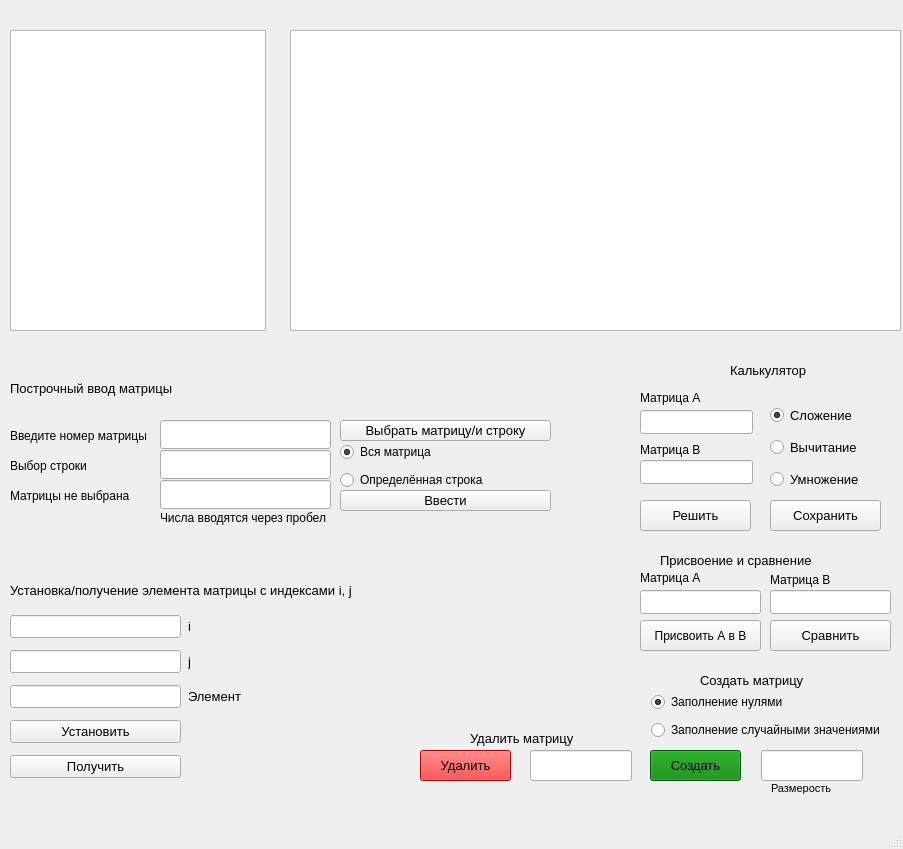
<?xml version="1.0" encoding="UTF-8"?>
<ui version="4.0">
 <class>MainWindow</class>
 <widget class="QMainWindow" name="MainWindow">
  <property name="enabled">
   <bool>true</bool>
  </property>
  <property name="geometry">
   <rect>
    <x>0</x>
    <y>0</y>
    <width>903</width>
    <height>849</height>
   </rect>
  </property>
  <property name="sizePolicy">
   <sizepolicy hsizetype="Preferred" vsizetype="Preferred">
    <horstretch>0</horstretch>
    <verstretch>0</verstretch>
   </sizepolicy>
  </property>
  <property name="windowTitle">
   <string>MainWindow</string>
  </property>
  <widget class="QWidget" name="centralwidget">
   <widget class="QTextEdit" name="textEdit">
    <property name="geometry">
     <rect>
      <x>290</x>
      <y>30</y>
      <width>611</width>
      <height>301</height>
     </rect>
    </property>
    <property name="font">
     <font>
      <pointsize>20</pointsize>
     </font>
    </property>
    <property name="layoutDirection">
     <enum>Qt::LeftToRight</enum>
    </property>
    <property name="frameShadow">
     <enum>QFrame::Plain</enum>
    </property>
    <property name="midLineWidth">
     <number>0</number>
    </property>
    <property name="verticalScrollBarPolicy">
     <enum>Qt::ScrollBarAsNeeded</enum>
    </property>
    <property name="horizontalScrollBarPolicy">
     <enum>Qt::ScrollBarAsNeeded</enum>
    </property>
    <property name="sizeAdjustPolicy">
     <enum>QAbstractScrollArea::AdjustIgnored</enum>
    </property>
    <property name="lineWrapMode">
     <enum>QTextEdit::NoWrap</enum>
    </property>
    <property name="readOnly">
     <bool>true</bool>
    </property>
    <property name="cursorWidth">
     <number>1</number>
    </property>
   </widget>
   <widget class="QListWidget" name="listWidget">
    <property name="geometry">
     <rect>
      <x>10</x>
      <y>30</y>
      <width>256</width>
      <height>301</height>
     </rect>
    </property>
    <property name="font">
     <font>
      <pointsize>14</pointsize>
     </font>
    </property>
   </widget>
   <widget class="QWidget" name="gridLayoutWidget_2">
    <property name="geometry">
     <rect>
      <x>10</x>
      <y>610</y>
      <width>231</width>
      <height>177</height>
     </rect>
    </property>
    <layout class="QGridLayout" name="gridLayout_3">
     <property name="topMargin">
      <number>0</number>
     </property>
     <property name="spacing">
      <number>7</number>
     </property>
     <item row="7" column="1">
      <widget class="QLineEdit" name="lineEdit_5">
       <property name="font">
        <font>
         <pointsize>10</pointsize>
        </font>
       </property>
      </widget>
     </item>
     <item row="3" column="2">
      <widget class="QLabel" name="label_4">
       <property name="font">
        <font>
         <pointsize>10</pointsize>
        </font>
       </property>
       <property name="layoutDirection">
        <enum>Qt::LeftToRight</enum>
       </property>
       <property name="text">
        <string>i</string>
       </property>
       <property name="alignment">
        <set>Qt::AlignLeading|Qt::AlignLeft|Qt::AlignVCenter</set>
       </property>
      </widget>
     </item>
     <item row="7" column="2">
      <widget class="QLabel" name="label_6">
       <property name="font">
        <font>
         <pointsize>10</pointsize>
        </font>
       </property>
       <property name="text">
        <string>Элемент</string>
       </property>
       <property name="alignment">
        <set>Qt::AlignLeading|Qt::AlignLeft|Qt::AlignVCenter</set>
       </property>
      </widget>
     </item>
     <item row="6" column="2">
      <widget class="QLabel" name="label_5">
       <property name="font">
        <font>
         <pointsize>10</pointsize>
        </font>
       </property>
       <property name="layoutDirection">
        <enum>Qt::LeftToRight</enum>
       </property>
       <property name="text">
        <string>j</string>
       </property>
       <property name="alignment">
        <set>Qt::AlignLeading|Qt::AlignLeft|Qt::AlignVCenter</set>
       </property>
      </widget>
     </item>
     <item row="6" column="1">
      <widget class="QLineEdit" name="lineEdit_4">
       <property name="font">
        <font>
         <pointsize>10</pointsize>
        </font>
       </property>
      </widget>
     </item>
     <item row="8" column="1">
      <widget class="QPushButton" name="pushButton_3">
       <property name="font">
        <font>
         <pointsize>10</pointsize>
        </font>
       </property>
       <property name="text">
        <string>Установить</string>
       </property>
      </widget>
     </item>
     <item row="9" column="1">
      <widget class="QPushButton" name="pushButton_4">
       <property name="font">
        <font>
         <pointsize>10</pointsize>
        </font>
       </property>
       <property name="text">
        <string>Получить</string>
       </property>
      </widget>
     </item>
     <item row="3" column="1">
      <widget class="QLineEdit" name="lineEdit_3">
       <property name="font">
        <font>
         <pointsize>10</pointsize>
        </font>
       </property>
      </widget>
     </item>
    </layout>
   </widget>
   <widget class="QLabel" name="label_3">
    <property name="geometry">
     <rect>
      <x>10</x>
      <y>580</y>
      <width>449</width>
      <height>21</height>
     </rect>
    </property>
    <property name="font">
     <font>
      <pointsize>10</pointsize>
     </font>
    </property>
    <property name="text">
     <string>Установка/получение элемента матрицы с индексами i, j</string>
    </property>
   </widget>
   <widget class="QLabel" name="label">
    <property name="geometry">
     <rect>
      <x>700</x>
      <y>670</y>
      <width>151</width>
      <height>20</height>
     </rect>
    </property>
    <property name="font">
     <font>
      <pointsize>10</pointsize>
     </font>
    </property>
    <property name="text">
     <string>Создать матрицу</string>
    </property>
   </widget>
   <widget class="QPushButton" name="pushButton_2">
    <property name="geometry">
     <rect>
      <x>650</x>
      <y>750</y>
      <width>91</width>
      <height>31</height>
     </rect>
    </property>
    <property name="font">
     <font>
      <pointsize>10</pointsize>
     </font>
    </property>
    <property name="autoFillBackground">
     <bool>false</bool>
    </property>
    <property name="styleSheet">
     <string notr="true">background-color: green</string>
    </property>
    <property name="text">
     <string>Создать</string>
    </property>
   </widget>
   <widget class="QLineEdit" name="lineEdit_2">
    <property name="geometry">
     <rect>
      <x>761</x>
      <y>750</y>
      <width>102</width>
      <height>31</height>
     </rect>
    </property>
   </widget>
   <widget class="QLabel" name="label_7">
    <property name="geometry">
     <rect>
      <x>10</x>
      <y>380</y>
      <width>211</width>
      <height>16</height>
     </rect>
    </property>
    <property name="font">
     <font>
      <pointsize>10</pointsize>
     </font>
    </property>
    <property name="text">
     <string>Построчный ввод матрицы</string>
    </property>
   </widget>
   <widget class="QLabel" name="label_8">
    <property name="geometry">
     <rect>
      <x>160</x>
      <y>510</y>
      <width>181</width>
      <height>16</height>
     </rect>
    </property>
    <property name="text">
     <string>Числа вводятся через пробел </string>
    </property>
   </widget>
   <widget class="QPushButton" name="pushButton">
    <property name="geometry">
     <rect>
      <x>340</x>
      <y>420</y>
      <width>211</width>
      <height>21</height>
     </rect>
    </property>
    <property name="font">
     <font>
      <pointsize>10</pointsize>
     </font>
    </property>
    <property name="text">
     <string>Выбрать матрицу/и строку</string>
    </property>
   </widget>
   <widget class="QPushButton" name="pushButton_5">
    <property name="geometry">
     <rect>
      <x>340</x>
      <y>490</y>
      <width>211</width>
      <height>21</height>
     </rect>
    </property>
    <property name="font">
     <font>
      <pointsize>10</pointsize>
     </font>
    </property>
    <property name="text">
     <string>Ввести</string>
    </property>
   </widget>
   <widget class="QLineEdit" name="lineEdit">
    <property name="geometry">
     <rect>
      <x>160</x>
      <y>420</y>
      <width>171</width>
      <height>29</height>
     </rect>
    </property>
    <property name="font">
     <font>
      <pointsize>10</pointsize>
     </font>
    </property>
    <property name="frame">
     <bool>true</bool>
    </property>
   </widget>
   <widget class="QLabel" name="label_11">
    <property name="geometry">
     <rect>
      <x>10</x>
      <y>420</y>
      <width>143</width>
      <height>31</height>
     </rect>
    </property>
    <property name="text">
     <string>Введите номер матрицы</string>
    </property>
   </widget>
   <widget class="QLineEdit" name="lineEdit_6">
    <property name="geometry">
     <rect>
      <x>160</x>
      <y>450</y>
      <width>171</width>
      <height>29</height>
     </rect>
    </property>
    <property name="font">
     <font>
      <pointsize>10</pointsize>
     </font>
    </property>
    <property name="text">
     <string/>
    </property>
   </widget>
   <widget class="QLabel" name="label_10">
    <property name="geometry">
     <rect>
      <x>10</x>
      <y>450</y>
      <width>97</width>
      <height>31</height>
     </rect>
    </property>
    <property name="text">
     <string>Выбор строки</string>
    </property>
   </widget>
   <widget class="QLineEdit" name="lineEdit_7">
    <property name="geometry">
     <rect>
      <x>160</x>
      <y>480</y>
      <width>171</width>
      <height>29</height>
     </rect>
    </property>
    <property name="font">
     <font>
      <pointsize>10</pointsize>
     </font>
    </property>
   </widget>
   <widget class="QLabel" name="label_9">
    <property name="geometry">
     <rect>
      <x>10</x>
      <y>480</y>
      <width>151</width>
      <height>31</height>
     </rect>
    </property>
    <property name="text">
     <string>Матрицы не выбрана</string>
    </property>
   </widget>
   <widget class="QLabel" name="label_2">
    <property name="geometry">
     <rect>
      <x>730</x>
      <y>360</y>
      <width>171</width>
      <height>21</height>
     </rect>
    </property>
    <property name="font">
     <font>
      <pointsize>10</pointsize>
     </font>
    </property>
    <property name="text">
     <string>Калькулятор</string>
    </property>
   </widget>
   <widget class="QPushButton" name="pushButton_6">
    <property name="geometry">
     <rect>
      <x>640</x>
      <y>500</y>
      <width>111</width>
      <height>31</height>
     </rect>
    </property>
    <property name="font">
     <font>
      <pointsize>10</pointsize>
     </font>
    </property>
    <property name="text">
     <string>Решить</string>
    </property>
   </widget>
   <widget class="QLabel" name="label_12">
    <property name="geometry">
     <rect>
      <x>470</x>
      <y>730</y>
      <width>141</width>
      <height>16</height>
     </rect>
    </property>
    <property name="font">
     <font>
      <pointsize>10</pointsize>
     </font>
    </property>
    <property name="text">
     <string>Удалить матрицу</string>
    </property>
   </widget>
   <widget class="QPushButton" name="pushButton_7">
    <property name="geometry">
     <rect>
      <x>420</x>
      <y>750</y>
      <width>91</width>
      <height>31</height>
     </rect>
    </property>
    <property name="font">
     <font>
      <pointsize>10</pointsize>
     </font>
    </property>
    <property name="autoFillBackground">
     <bool>false</bool>
    </property>
    <property name="styleSheet">
     <string notr="true">background-color: red</string>
    </property>
    <property name="text">
     <string>Удалить</string>
    </property>
   </widget>
   <widget class="QLineEdit" name="lineEdit_8">
    <property name="geometry">
     <rect>
      <x>530</x>
      <y>750</y>
      <width>102</width>
      <height>31</height>
     </rect>
    </property>
   </widget>
   <widget class="QLabel" name="label_13">
    <property name="geometry">
     <rect>
      <x>771</x>
      <y>780</y>
      <width>71</width>
      <height>16</height>
     </rect>
    </property>
    <property name="font">
     <font>
      <pointsize>8</pointsize>
     </font>
    </property>
    <property name="text">
     <string>Размерость</string>
    </property>
   </widget>
   <widget class="QLineEdit" name="lineEdit_9">
    <property name="geometry">
     <rect>
      <x>640</x>
      <y>410</y>
      <width>113</width>
      <height>24</height>
     </rect>
    </property>
   </widget>
   <widget class="QLineEdit" name="lineEdit_10">
    <property name="geometry">
     <rect>
      <x>640</x>
      <y>460</y>
      <width>113</width>
      <height>24</height>
     </rect>
    </property>
   </widget>
   <widget class="QLabel" name="label_14">
    <property name="geometry">
     <rect>
      <x>640</x>
      <y>390</y>
      <width>101</width>
      <height>16</height>
     </rect>
    </property>
    <property name="text">
     <string>Матрица A</string>
    </property>
   </widget>
   <widget class="QLabel" name="label_15">
    <property name="geometry">
     <rect>
      <x>640</x>
      <y>440</y>
      <width>101</width>
      <height>20</height>
     </rect>
    </property>
    <property name="text">
     <string>Матрица B</string>
    </property>
   </widget>
   <widget class="QPushButton" name="pushButton_8">
    <property name="geometry">
     <rect>
      <x>770</x>
      <y>500</y>
      <width>111</width>
      <height>31</height>
     </rect>
    </property>
    <property name="font">
     <font>
      <pointsize>10</pointsize>
     </font>
    </property>
    <property name="text">
     <string>Сохранить</string>
    </property>
    <property name="default">
     <bool>false</bool>
    </property>
   </widget>
   <widget class="QLabel" name="label_16">
    <property name="geometry">
     <rect>
      <x>660</x>
      <y>550</y>
      <width>221</width>
      <height>21</height>
     </rect>
    </property>
    <property name="font">
     <font>
      <pointsize>10</pointsize>
     </font>
    </property>
    <property name="text">
     <string>Присвоение и сравнение</string>
    </property>
   </widget>
   <widget class="QLineEdit" name="lineEdit_11">
    <property name="geometry">
     <rect>
      <x>640</x>
      <y>590</y>
      <width>121</width>
      <height>24</height>
     </rect>
    </property>
   </widget>
   <widget class="QLabel" name="label_17">
    <property name="geometry">
     <rect>
      <x>770</x>
      <y>570</y>
      <width>101</width>
      <height>20</height>
     </rect>
    </property>
    <property name="text">
     <string>Матрица B</string>
    </property>
   </widget>
   <widget class="QLineEdit" name="lineEdit_12">
    <property name="geometry">
     <rect>
      <x>770</x>
      <y>590</y>
      <width>121</width>
      <height>24</height>
     </rect>
    </property>
   </widget>
   <widget class="QLabel" name="label_18">
    <property name="geometry">
     <rect>
      <x>640</x>
      <y>570</y>
      <width>101</width>
      <height>16</height>
     </rect>
    </property>
    <property name="text">
     <string>Матрица A</string>
    </property>
   </widget>
   <widget class="QPushButton" name="pushButton_9">
    <property name="geometry">
     <rect>
      <x>640</x>
      <y>620</y>
      <width>121</width>
      <height>31</height>
     </rect>
    </property>
    <property name="font">
     <font>
      <pointsize>9</pointsize>
     </font>
    </property>
    <property name="text">
     <string>Присвоить А в B</string>
    </property>
   </widget>
   <widget class="QPushButton" name="pushButton_10">
    <property name="geometry">
     <rect>
      <x>770</x>
      <y>620</y>
      <width>121</width>
      <height>31</height>
     </rect>
    </property>
    <property name="font">
     <font>
      <pointsize>10</pointsize>
     </font>
    </property>
    <property name="text">
     <string>Сравнить</string>
    </property>
   </widget>
   <widget class="QWidget" name="layoutWidget">
    <property name="geometry">
     <rect>
      <x>770</x>
      <y>400</y>
      <width>121</width>
      <height>97</height>
     </rect>
    </property>
    <layout class="QVBoxLayout" name="verticalLayout">
     <item>
      <widget class="QRadioButton" name="radioButton_3">
       <property name="font">
        <font>
         <pointsize>10</pointsize>
        </font>
       </property>
       <property name="text">
        <string>Сложение</string>
       </property>
       <property name="checked">
        <bool>true</bool>
       </property>
      </widget>
     </item>
     <item>
      <widget class="QRadioButton" name="radioButton_4">
       <property name="font">
        <font>
         <pointsize>10</pointsize>
        </font>
       </property>
       <property name="text">
        <string>Вычитание</string>
       </property>
      </widget>
     </item>
     <item>
      <widget class="QRadioButton" name="radioButton_5">
       <property name="font">
        <font>
         <pointsize>10</pointsize>
        </font>
       </property>
       <property name="text">
        <string>Умножение</string>
       </property>
      </widget>
     </item>
    </layout>
   </widget>
   <widget class="QWidget" name="layoutWidget">
    <property name="geometry">
     <rect>
      <x>340</x>
      <y>440</y>
      <width>160</width>
      <height>53</height>
     </rect>
    </property>
    <layout class="QVBoxLayout" name="verticalLayout_2">
     <item>
      <widget class="QRadioButton" name="radioButton">
       <property name="text">
        <string>Вся матрица</string>
       </property>
       <property name="checked">
        <bool>true</bool>
       </property>
      </widget>
     </item>
     <item>
      <widget class="QRadioButton" name="radioButton_2">
       <property name="text">
        <string>Определённая строка</string>
       </property>
      </widget>
     </item>
    </layout>
   </widget>
   <widget class="QWidget" name="layoutWidget">
    <property name="geometry">
     <rect>
      <x>651</x>
      <y>690</y>
      <width>250</width>
      <height>53</height>
     </rect>
    </property>
    <layout class="QVBoxLayout" name="verticalLayout_3">
     <item>
      <widget class="QRadioButton" name="radioButton_6">
       <property name="text">
        <string>Заполнение нулями</string>
       </property>
       <property name="checked">
        <bool>true</bool>
       </property>
      </widget>
     </item>
     <item>
      <widget class="QRadioButton" name="radioButton_7">
       <property name="text">
        <string>Заполнение случайными значениями</string>
       </property>
      </widget>
     </item>
    </layout>
   </widget>
  </widget>
  <widget class="QMenuBar" name="menubar">
   <property name="geometry">
    <rect>
     <x>0</x>
     <y>0</y>
     <width>903</width>
     <height>20</height>
    </rect>
   </property>
  </widget>
  <widget class="QStatusBar" name="statusbar"/>
 </widget>
 <resources/>
 <connections/>
</ui>
